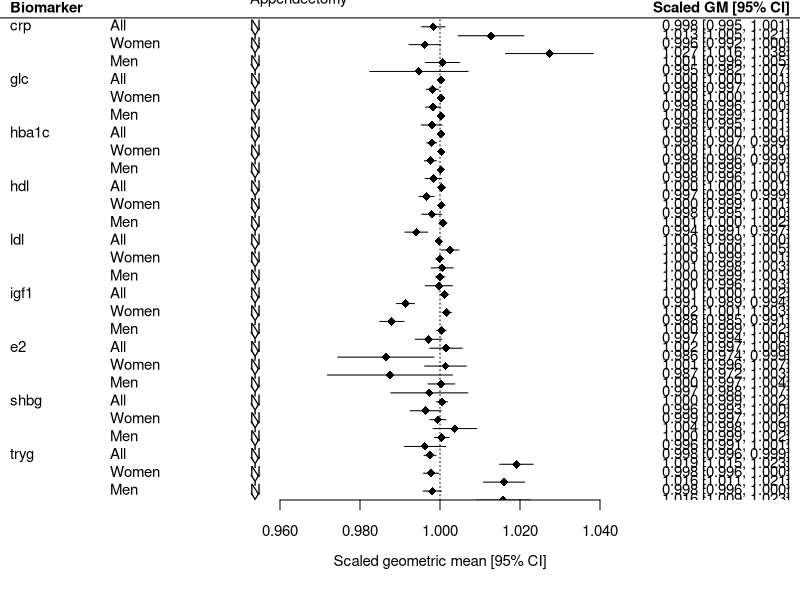

This chart was generated by the following R code: (Note: this script raises an error after producing the figure.)
# Forest plots for appendectomy and GI cancers manuscript

library(readxl)
library(tidyverse)
library(metafor)

t2 <- read_xlsx("appendix_biomarkers.xlsx", sheet = 1)
df <- data.frame(t2[, c(2,3)])

par(mar=c(5,0,0,1))
forest(x = t2$estimate, ci.ub = t2$ci.high, ci.lb = t2$ci.low, 
       refline=1, efac = 0, xlab="Scaled geometric mean [95% CI]", 
       psize= 1.3, digits = 3,
       pch = 18, 
       rows = c(53:0),
       slab = t2$biomarker, 
       ilab = df,
       ilab.xpos = c(0.915, 0.95), ilab.pos = 4,
       xlim = c(0.89, 1.09), 
       header = c("Biomarker", "Scaled GM [95% CI]"),
       cex=0.9)

text(0.95, 56, "Appendectomy", cex = 0.9, pos = 4)

par("usr")

# With ggplot2
t3 <- read_xlsx("appendix_biomarkers.xlsx", sheet = 2)

ggplot(t3, aes(x = estimate, y = fct_inorder(rev(group)), 
               colour = Append, xmin = ci.low, xmax = ci.high)) + 
        geom_pointrange() + theme_bw() +
        geom_errorbar(aes(xmin=ci.low, xmax=ci.high), width=0.5, cex=1) + 
        ylab('Group') + xlab("Geometric mean biomarker concentration") +
        facet_grid(biomarker ~ ., scales = "free_y") +
        ggtitle("Biomarker measurements in appendectomy\nand non-appendectomy groups") +
        theme(axis.title.y =element_blank())

# MetS-colorectal cancer and pancreatic cancer by PRS category

t4 <- read_xlsx("appendix_biomarkers.xlsx", sheet = 4) %>% filter(inclusion == T)
df <- data.frame(t4[, c(2,3)])

par(mar=c(5,0,0,1))
forest(x = t4$estimate, ci.ub = t4$ci.high, ci.lb = t4$ci.low, 
       refline=1, efac = 0, xlab="HR [95% CI]", 
       psize= 1.3, #digits = 3,
       pch = 18, 
       rows = c(17:0),
       slab = t4$cancer, 
       ilab = df,
       ilab.xpos = c(-1.5, -0.5), ilab.pos = 4,
       xlim = c(-3, 4.5), 
       #header = c("Biomarker", "Scaled GM [95% CI]"),
       cex=0.9)

text(0.95, 56, "Appendectomy", cex = 0.9, pos = 4)

par("usr")

t4 <- read_xlsx("appendix_biomarkers.xlsx", sheet = 5) %>% filter(inclusion == T)
df <- data.frame(t4[, c(2,3)])
   
# With ggplot2 vertically
library(ggplot2)

#tiff("Figure5.tiff", units="in", width=5, height=3.5, res=300)

ggplot(t4) + 
        geom_hline(yintercept = 1, colour = "grey") +
        geom_pointrange(aes(y=estimate, x= fct_inorder(prs.cat), shape = metS, 
                                 ymin=ci.low, ymax=ci.high, group=metS), 
                        position = position_dodge(width = 0.5)) +
        theme_bw() + xlab("Polygenic risk score category") + 
        ylab("Hazard ratio (95% CI)") +
        #ylim(0.2, 3.5) + 
        scale_y_continuous(limits = c(0.6, 2.8), n.breaks = 6) +
        facet_wrap(. ~ cancer, scales = "free") +
        #facet_grid(cancer ~ ., scales = "free_x") +
        labs(shape = "MetS definition") +
        theme(legend.position = "bottom",
              #strip.background = element_blank(),
              #panel.grid.major = element_blank(),
              panel.grid.minor = element_blank())

#dev.off()

# Horizontally
ggplot(t4) + 
        geom_pointrange(aes(x=estimate, y= fct_inorder(prs.cat), shape = metS, 
                            xmin=ci.low, xmax=ci.high, group=metS), 
                        position = position_dodge(width = 0.5)) +
        scale_x_continuous(n.breaks = 6) +
        geom_vline(xintercept = 1, colour = "grey") +
        theme_bw() + ylab("Polygenic risk score category") + 
        xlab("Hazard ratio (95% CI)") +
        facet_grid(cancer ~ ., scales = "free_y") +
        labs(shape = "MetS definition") +
        theme(legend.position = "bottom") #+
        #annotate("text", label = "n = 0.70", x = 2, y = 3, size = 3)
